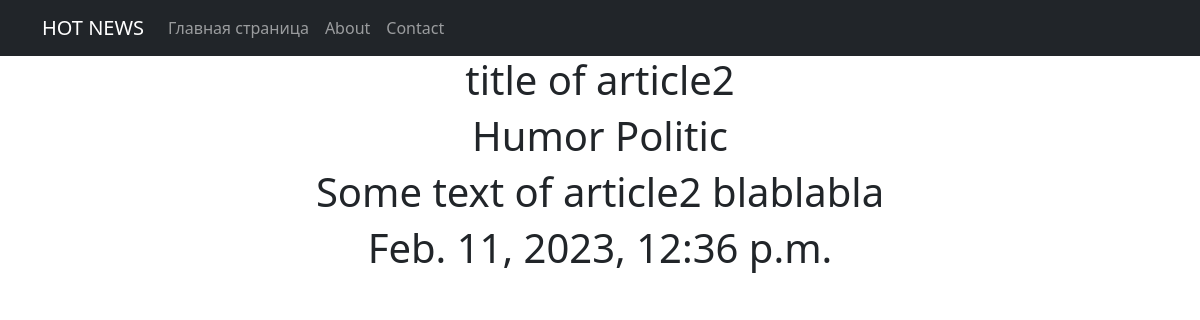
The page /articles/5 on the database its author committed.
### news/models.py (models this page shows, shortened)
class Post(models.Model):
    author = models.ForeignKey(Author, to_field='authorUser_id', on_delete=models.CASCADE)
    NEWS = 'NE'
    ARTICLE = 'AR'
    CATEGORY_CHOISE = (
        (NEWS, 'Новость'),
        (ARTICLE, 'Статья'),
    )
    category_type = models.CharField(max_length=2, choices=CATEGORY_CHOISE, default=ARTICLE)
    dateCreation = models.DateTimeField(auto_now_add=True)
    postCategory = models.ManyToManyField(Category, through='PostCategory')
    title = models.CharField(max_length=128)
    text = models.TextField()
    rating = models.SmallIntegerField(default=0)

class Category(models.Model):
    name = models.CharField(max_length=32, unique=True)

### news/views.py (the view)
# urls.py: path('articles/<int:pk>', PostDetail.as_view(), name='ar_detail'),
class PostDetail(DetailView):
    model = Post
    template_name = 'post.html'
    context_object_name = 'post'

### news/templatetags/custom_filters.py (called while the page is built)
@register.filter()
def censor(value):
    if not isinstance(value, str):
        raise TypeError("Value must be a string")
    else:
        bad_words = ['badword1', 'badword2', 'badword3']
        words = value.split()
        for i, word in enumerate(words):
            if word.lower() in bad_words:
                words[i] = word[0] + "*" * (len(word) - 1)
        return " ".join(words)

### templates/post.html (shortened to what this page needs)
{% extends 'flatpages/default.html' %}
{% load custom_filters %}
{% block content %}
<h1>{{ post.title|censor }}</h1>
<h1>{% for cat in post.postCategory.all %}
                   {{ cat.name }}
                   {% endfor %}</h1>
<h1>{{ post.text|censor }}</h1>
<h1>{{ post.dateCreation }}</h1>
{% endblock content %}

### rows shown on the page
Post: title|censor "title of article2", text|censor "Some text of article2 blablabla", dateCreation "Feb. 11, 2023, 12:36 p.m."
Category: name "Humor"
Category: name "Politic"
